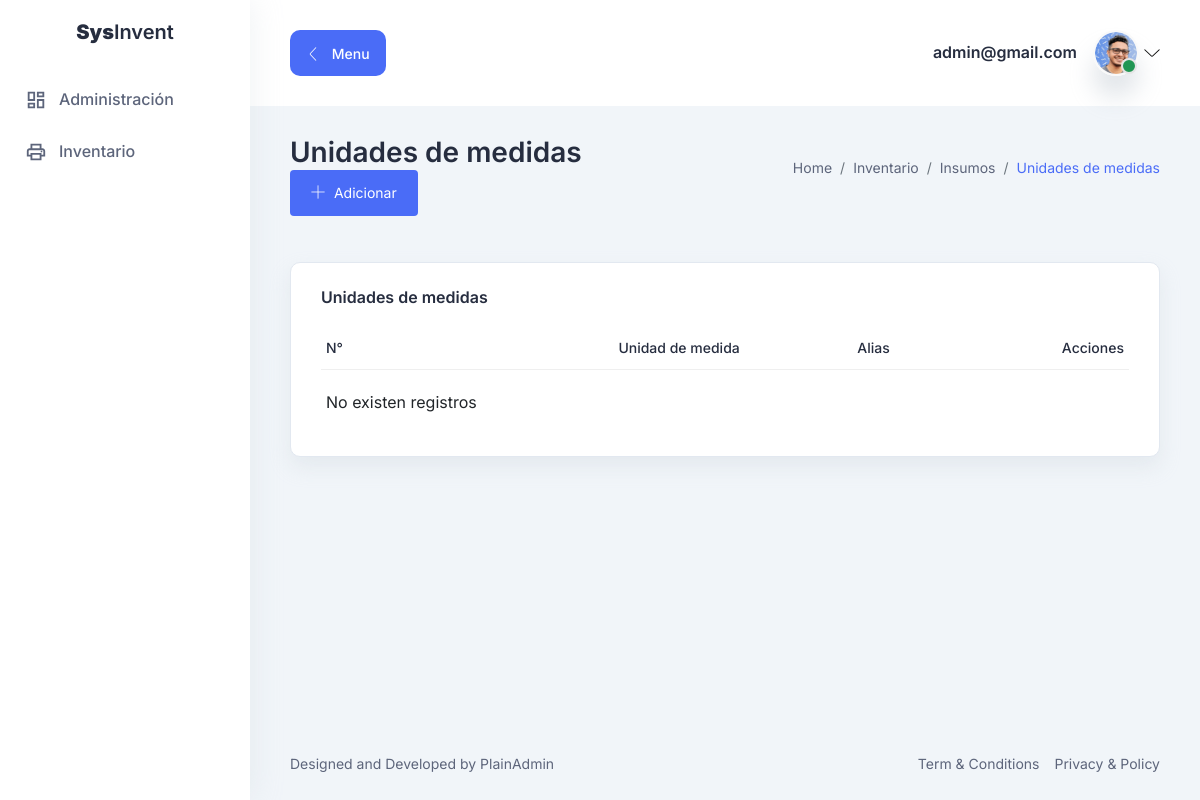
Page /inventario/insumos/unidadMedida/ (signed in) on the earlier database version.
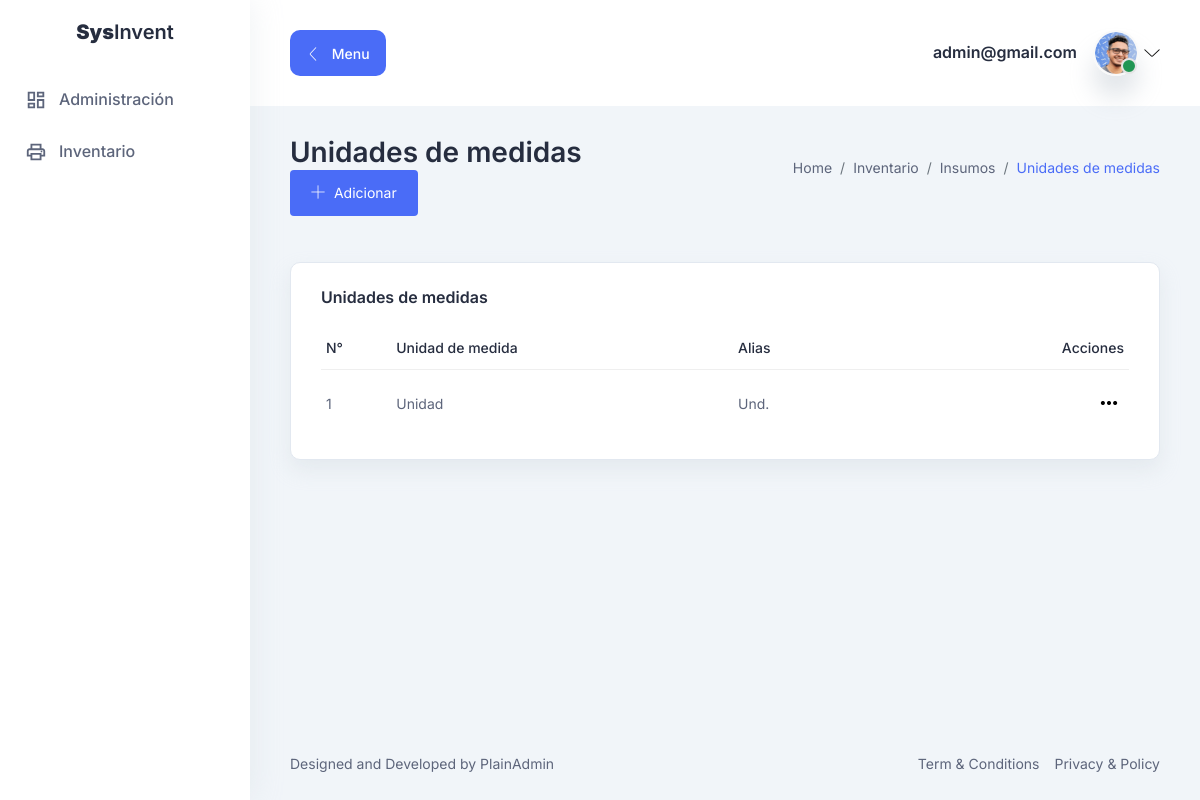
Same page on the later database version.
### inventario/models.py (models this page shows, shortened)
class ModeloBase(models.Model):
    from django.contrib.auth.models import User
    usuario_creacion = models.ForeignKey(User, verbose_name='Usuario Creación', blank=True, null=True,
                                         on_delete=models.CASCADE, related_name='+', editable=False)
    fecha_creacion = models.DateTimeField(verbose_name='Fecha creación', auto_now_add=True)
    fecha_modificacion = models.DateTimeField(verbose_name='Fecha Modificación', auto_now=True)
    usuario_modificacion = models.ForeignKey(User, verbose_name='Usuario Modificación', blank=True, null=True,
                                             on_delete=models.CASCADE, related_name='+', editable=False)
    status = models.BooleanField(verbose_name="Estado del registro", default=True)
    class Meta:
        abstract = True

class UnidadMedida(ModeloBase):
    descripcion = models.CharField(verbose_name="Unidad de medida", unique=True, max_length=200)
    alias = models.CharField(verbose_name="Alias", unique=True, max_length=200)
    class Meta:
        verbose_name = "Unidad de medida"
        verbose_name_plural = "Unidades de medidas"
        ordering = ['-id']

### inventario/views.py (the view)
# urls.py: path('insumos/unidadMedida/', ViewUnidadMedida.as_view(), name="unidad_medida"),
class ViewUnidadMedida(LoginRequiredMixin, ListView):
    template_name = "inventario/unidadMedida/unidad_medida_view.html"
    model = UnidadMedida
    paginate_by = 10
    context_object_name = "unidades_medidas"

### templates/inventario/unidadMedida/unidad_medida_view.html (shortened to what the changed rows need)
{% extends 'base.html' %}
{% block content %}
    <div class="title-wrapper pt-30">
        <div class="row align-items-center">
            <div class="col-md-6">
                <div class="title d-flex align-items-center flex-wrap mb-30">
                    <h2 class="mr-40">Unidades de medidas</h2>
                </div>
            </div>
        </div>
    </div>
    <div class="tables-wrapper">
        <div class="row">
            <div class="col-lg-12">
                <div class="card-style mb-30">
                    <div class="table-wrapper table-responsive">
                        <table class="table top-selling-table">
                            <thead>
                            <tr>
                                <th>
                                    <h6 class="text-sm text-medium">N°</h6>
                                </th>
                                <th>
                                    <h6 class="text-sm text-medium">Unidad de medida</h6>
                                </th>
                                <th class="min-width">
                                    <h6 class="text-sm text-medium">
                                        Alias
                                    </h6>
                                </th>
                                <th>
                                    <h6 class="text-sm text-medium text-end">
                                        Acciones
                                    </h6>
                                </th>
                            </tr>
                            </thead>
                            <tbody>
                            {% for unidad_medida in unidades_medidas %}
                                <tr>
                                    <td>
                                        <p class="text-sm">{{ forloop.counter }}</p>
                                    </td>
                                    <td>
                                        <p class="text-sm">{{ unidad_medida.descripcion }}</p>
                                    </td>
                                     <td>
                                            <p class="text-sm">{{ unidad_medida.alias | default_if_none:"nothing" }}</p>
                                    </td>
                                    <td>
                                        <div class="action justify-content-end">
                                            <button
                                                    class="more-btn ml-10 dropdown-toggle"
                                                    id="moreAction1"
                                                    data-bs-toggle="dropdown"
                                                    aria-expanded="false"
                                            >
                                                <i class="lni lni-more-alt"></i>
                                            </button>
                                        </div>
                                    </td>
                                </tr>
                            {% empty %}
                               <tr><td> No existen registros</td></tr>
                            {% endfor %}
                            </tbody>
                        </table>
                    </div>
                </div>
            </div>
        </div>
    </div>
{% endblock %}

Differences in the rows shown:
added UnidadMedida: descripcion "Unidad", alias "Und."
Other differences:
text no longer shown: "No existen registros"
